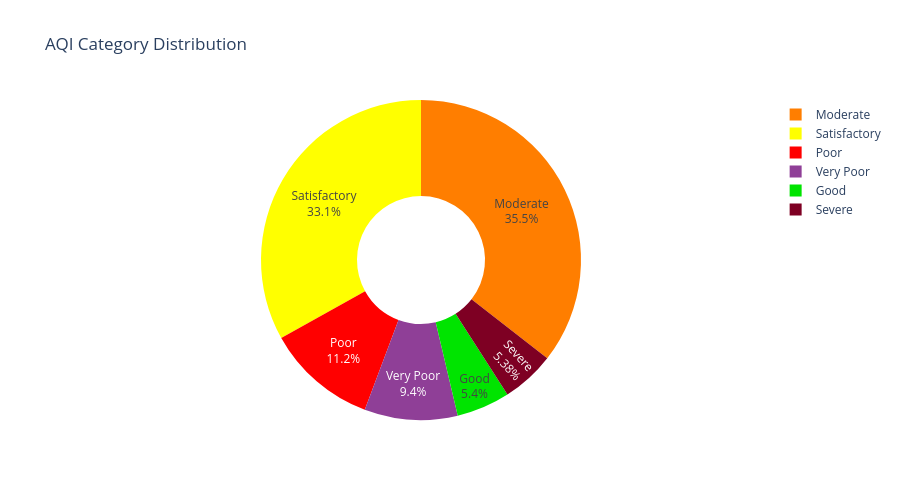

Write notebook code for a chart like this one.
### Code cell
# AQI Distribution Visualization
aqi_colors = {
    'Good': '#00e400',
    'Satisfactory': '#ffff00',
    'Moderate': '#ff7e00',
    'Poor': '#ff0000',
    'Very Poor': '#8f3f97',
    'Severe': '#7e0023'
}

fig = go.Figure(data=[go.Pie(
    labels=aqi_dist['AQI_Category'],
    values=aqi_dist['Count'],
    hole=0.4,
    marker_colors=[aqi_colors.get(cat, '#cccccc') for cat in aqi_dist['AQI_Category']],
    textinfo='label+percent',
    textfont_size=12
)])

fig.update_layout(
    title='AQI Category Distribution',
    height=500,
    showlegend=True
)
fig.show()

### Figure 1 — Plotly figure (JSON) as saved in the notebook; plotly's stock layout.template omitted (floating-point values rounded to 4 significant figures)
{"data": [{"hole": 0.4, "labels": ["Moderate", "Satisfactory", "Poor", "Very Poor", "Good", "Severe"], "marker": {"colors": ["#ff7e00", "#ffff00", "#ff0000", "#8f3f97", "#00e400", "#7e0023"]}, "textfont": {"size": 12}, "textinfo": "label+percent", "type": "pie", "values": [8829, 8224, 2781, 2337, 1341, 1338]}], "layout": {"height": 500, "showlegend": true, "title": {"text": "AQI Category Distribution"}}}
